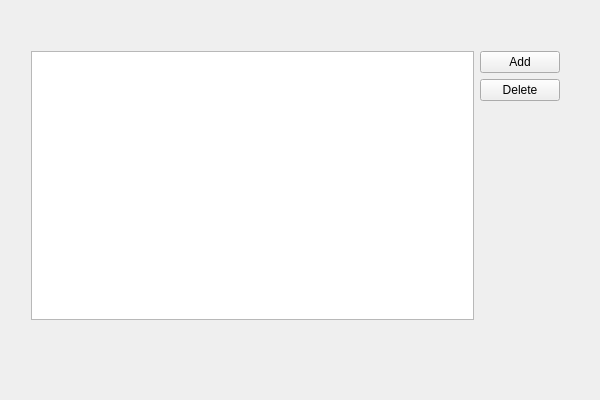
<?xml version="1.0" encoding="UTF-8"?>
<ui version="4.0">
 <class>QtAddressBookClass</class>
 <widget class="QWidget" name="QtAddressBookClass">
  <property name="geometry">
   <rect>
    <x>0</x>
    <y>0</y>
    <width>600</width>
    <height>400</height>
   </rect>
  </property>
  <property name="windowTitle">
   <string>QtAddressBook</string>
  </property>
  <widget class="QWidget" name="">
   <property name="geometry">
    <rect>
     <x>20</x>
     <y>40</y>
     <width>551</width>
     <height>331</height>
    </rect>
   </property>
   <layout class="QGridLayout" name="gridLayout">
    <item row="0" column="0">
     <widget class="QListWidget" name="addressList"/>
    </item>
    <item row="0" column="1">
     <layout class="QVBoxLayout" name="verticalLayout">
      <item>
       <widget class="QPushButton" name="addButton">
        <property name="text">
         <string>Add</string>
        </property>
       </widget>
      </item>
      <item>
       <widget class="QPushButton" name="deleteButton">
        <property name="text">
         <string>Delete</string>
        </property>
       </widget>
      </item>
      <item>
       <spacer name="verticalSpacer">
        <property name="orientation">
         <enum>Qt::Vertical</enum>
        </property>
        <property name="sizeHint" stdset="0">
         <size>
          <width>68</width>
          <height>98</height>
         </size>
        </property>
       </spacer>
      </item>
     </layout>
    </item>
    <item row="1" column="0">
     <widget class="QLabel" name="nameLabel">
      <property name="text">
       <string>&lt;No item selected&gt;</string>
      </property>
     </widget>
    </item>
    <item row="2" column="0">
     <widget class="QLabel" name="emailLabel">
      <property name="text">
       <string/>
      </property>
     </widget>
    </item>
   </layout>
  </widget>
 </widget>
 <layoutdefault spacing="6" margin="11"/>
 <resources>
  <include location="qtaddressbook.qrc"/>
 </resources>
 <connections/>
</ui>
